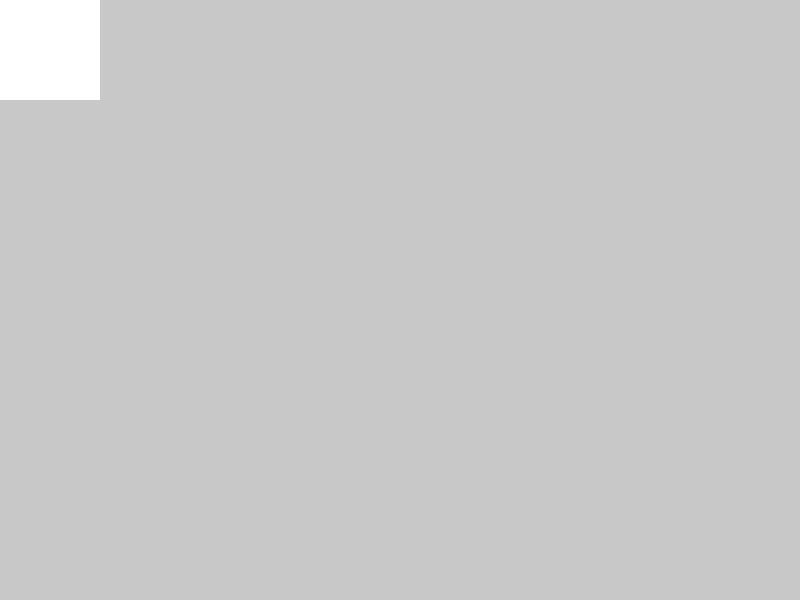
Frame 1 (no input)
Frame 60 (the mouse pressed at the canvas centre just before this capture): identical to frame 1, image omitted
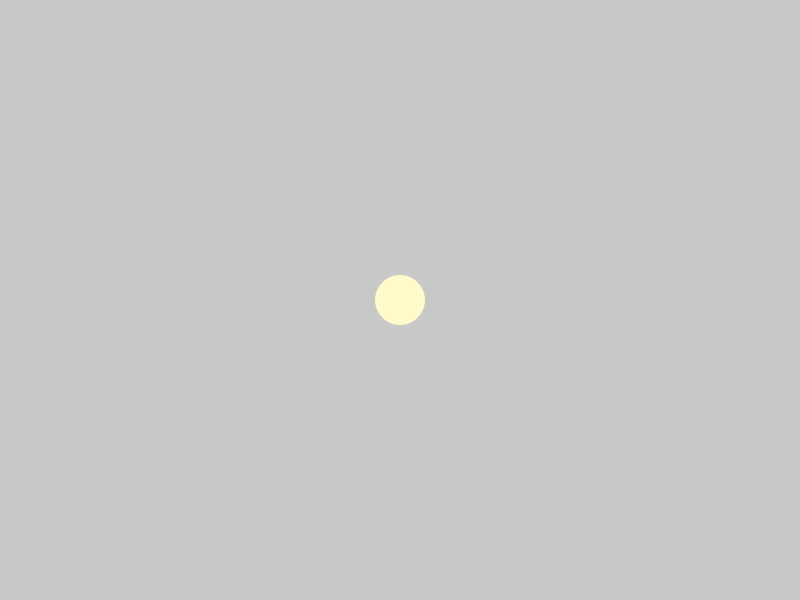
Frame 120 (the mouse held since frame 60 and released just before this capture)

The Processing sketch that drew these frames (run headless with seeded random() and noise(); from frame 60 on, the mouse is pressed at the canvas centre):

// Processing sketch: AT_1_2
// ── AT_1_2.pde
void setup(){
  size(800, 600);
  noStroke();
}

void draw(){
  background(200);
  
  if (mousePressed){
    fill(255, 250, 201);
  } else{
    fill(255);
  }
  
  if (mousePressed){
  ellipse(mouseX, mouseY, 50, 50);
  }else{
    rect(mouseX, mouseY, 100, 100);
  }
  
}
